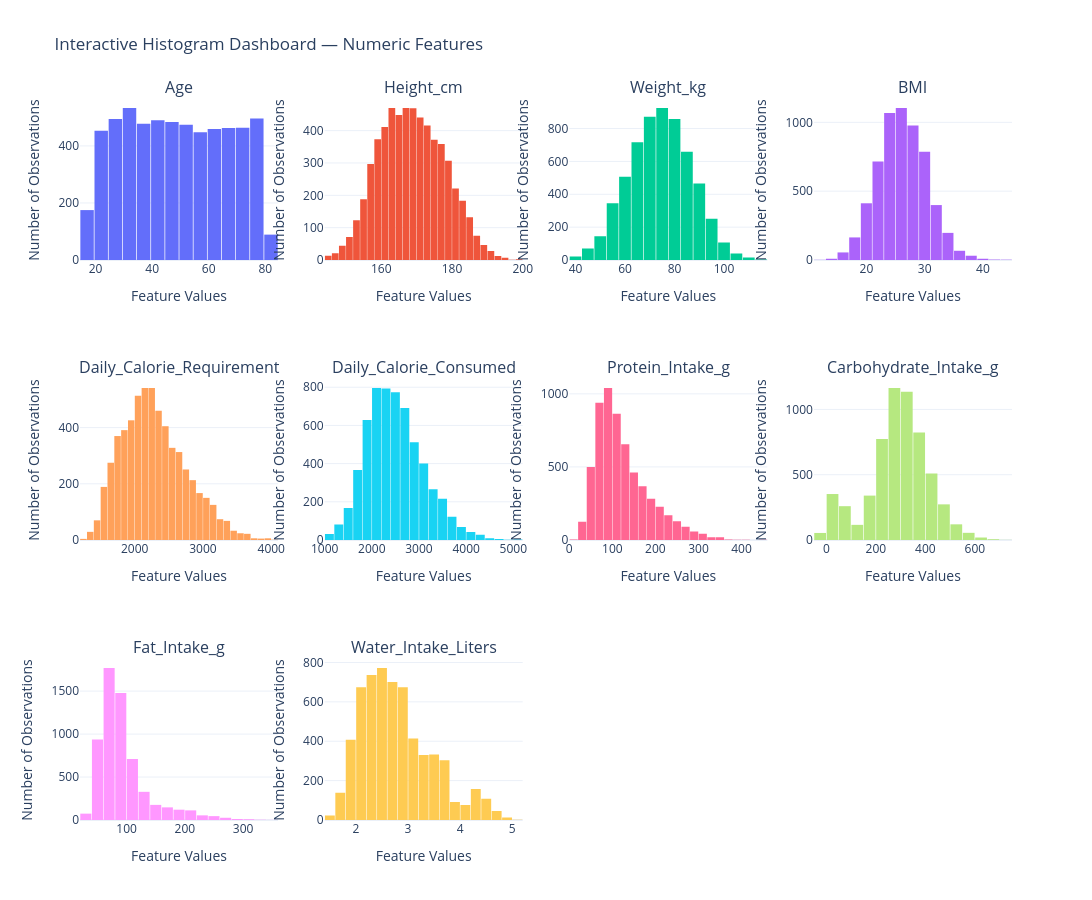

The code cell stored with this chart in its notebook:
### Markdown cell above
#### Histograms

### Code cell
# Select numeric columns
numeric_columns = df.select_dtypes(
    include=np.number
).columns

# Dashboard layout
n_cols = 4
n_rows = math.ceil(len(numeric_columns) / n_cols)

# Create subplot figure
fig = make_subplots(
    rows=n_rows,
    cols=n_cols,
    subplot_titles=numeric_columns
)

# Add histograms
for i, col in enumerate(numeric_columns):
    row = (i // n_cols) + 1
    col_pos = (i % n_cols) + 1

    fig.add_trace(
        go.Histogram(
            x=df[col],
            name=col,
            nbinsx=30
        ),
        row=row,
        col=col_pos
    )

# Update layout
fig.update_layout(
    title="Interactive Histogram Dashboard — Numeric Features",
    height=300 * n_rows,
    width=1400,
    showlegend=False,
    template="plotly_white",
    bargap=0.05
)

# Descriptive axis labels
fig.update_xaxes(title_text="Feature Values")
fig.update_yaxes(title_text="Number of Observations")

# Show dashboard
fig.show()

### Figure 1 — Plotly figure (JSON) as saved in the notebook; plotly's stock layout.template omitted (floating-point values rounded to 4 significant figures; data arrays with more than 128 entries replaced by an {"elided": "..."} marker saying what was removed)
{"data": [{"name": "Age", "nbinsx": 30, "type": "histogram", "x": {"elided": "6000 int values"}, "xaxis": "x", "yaxis": "y"}, {"name": "Height_cm", "nbinsx": 30, "type": "histogram", "x": {"elided": "6000 float values"}, "xaxis": "x2", "yaxis": "y2"}, {"name": "Weight_kg", "nbinsx": 30, "type": "histogram", "x": {"elided": "6000 float values"}, "xaxis": "x3", "yaxis": "y3"}, {"name": "BMI", "nbinsx": 30, "type": "histogram", "x": {"elided": "6000 float values"}, "xaxis": "x4", "yaxis": "y4"}, {"name": "Daily_Calorie_Requirement", "nbinsx": 30, "type": "histogram", "x": {"elided": "6000 int values"}, "xaxis": "x5", "yaxis": "y5"}, {"name": "Daily_Calorie_Consumed", "nbinsx": 30, "type": "histogram", "x": {"elided": "6000 int values"}, "xaxis": "x6", "yaxis": "y6"}, {"name": "Protein_Intake_g", "nbinsx": 30, "type": "histogram", "x": {"elided": "6000 float values"}, "xaxis": "x7", "yaxis": "y7"}, {"name": "Carbohydrate_Intake_g", "nbinsx": 30, "type": "histogram", "x": {"elided": "6000 float values"}, "xaxis": "x8", "yaxis": "y8"}, {"name": "Fat_Intake_g", "nbinsx": 30, "type": "histogram", "x": {"elided": "6000 float values"}, "xaxis": "x9", "yaxis": "y9"}, {"name": "Water_Intake_Liters", "nbinsx": 30, "type": "histogram", "x": {"elided": "6000 float values"}, "xaxis": "x10", "yaxis": "y10"}], "layout": {"annotations": [{"font": {"size": 16}, "showarrow": false, "text": "Age", "x": 0.1062, "xanchor": "center", "xref": "paper", "y": 1, "yanchor": "bottom", "yref": "paper"}, {"font": {"size": 16}, "showarrow": false, "text": "Height_cm", "x": 0.3688, "xanchor": "center", "xref": "paper", "y": 1, "yanchor": "bottom", "yref": "paper"}, {"font": {"size": 16}, "showarrow": false, "text": "Weight_kg", "x": 0.6313, "xanchor": "center", "xref": "paper", "y": 1, "yanchor": "bottom", "yref": "paper"}, {"font": {"size": 16}, "showarrow": false, "text": "BMI", "x": 0.8938, "xanchor": "center", "xref": "paper", "y": 1, "yanchor": "bottom", "yref": "paper"}, {"font": {"size": 16}, "showarrow": false, "text": "Daily_Calorie_Requirement", "x": 0.1062, "xanchor": "center", "xref": "paper", "y": 0.6111, "yanchor": "bottom", "yref": "paper"}, {"font": {"size": 16}, "showarrow": false, "text": "Daily_Calorie_Consumed", "x": 0.3688, "xanchor": "center", "xref": "paper", "y": 0.6111, "yanchor": "bottom", "yref": "paper"}, {"font": {"size": 16}, "showarrow": false, "text": "Protein_Intake_g", "x": 0.6313, "xanchor": "center", "xref": "paper", "y": 0.6111, "yanchor": "bottom", "yref": "paper"}, {"font": {"size": 16}, "showarrow": false, "text": "Carbohydrate_Intake_g", "x": 0.8938, "xanchor": "center", "xref": "paper", "y": 0.6111, "yanchor": "bottom", "yref": "paper"}, {"font": {"size": 16}, "showarrow": false, "text": "Fat_Intake_g", "x": 0.1062, "xanchor": "center", "xref": "paper", "y": 0.2222, "yanchor": "bottom", "yref": "paper"}, {"font": {"size": 16}, "showarrow": false, "text": "Water_Intake_Liters", "x": 0.3688, "xanchor": "center", "xref": "paper", "y": 0.2222, "yanchor": "bottom", "yref": "paper"}], "bargap": 0.05, "height": 900, "showlegend": false, "title": {"text": "Interactive Histogram Dashboard — Numeric Features"}, "width": 1400, "xaxis": {"anchor": "y", "domain": [0, 0.2125], "title": {"text": "Feature Values"}}, "xaxis10": {"anchor": "y10", "domain": [0.2625, 0.475], "title": {"text": "Feature Values"}}, "xaxis11": {"anchor": "y11", "domain": [0.525, 0.7375], "title": {"text": "Feature Values"}}, "xaxis12": {"anchor": "y12", "domain": [0.7875, 1], "title": {"text": "Feature Values"}}, "xaxis2": {"anchor": "y2", "domain": [0.2625, 0.475], "title": {"text": "Feature Values"}}, "xaxis3": {"anchor": "y3", "domain": [0.525, 0.7375], "title": {"text": "Feature Values"}}, "xaxis4": {"anchor": "y4", "domain": [0.7875, 1], "title": {"text": "Feature Values"}}, "xaxis5": {"anchor": "y5", "domain": [0, 0.2125], "title": {"text": "Feature Values"}}, "xaxis6": {"anchor": "y6", "domain": [0.2625, 0.475], "title": {"text": "Feature Values"}}, "xaxis7": {"anchor": "y7", "domain": [0.525, 0.7375], "title": {"text": "Feature Values"}}, "xaxis8": {"anchor": "y8", "domain": [0.7875, 1], "title": {"text": "Feature Values"}}, "xaxis9": {"anchor": "y9", "domain": [0, 0.2125], "title": {"text": "Feature Values"}}, "yaxis": {"anchor": "x", "domain": [0.7778, 1], "title": {"text": "Number of Observations"}}, "yaxis10": {"anchor": "x10", "domain": [0, 0.2222], "title": {"text": "Number of Observations"}}, "yaxis11": {"anchor": "x11", "domain": [0, 0.2222], "title": {"text": "Number of Observations"}}, "yaxis12": {"anchor": "x12", "domain": [0, 0.2222], "title": {"text": "Number of Observations"}}, "yaxis2": {"anchor": "x2", "domain": [0.7778, 1], "title": {"text": "Number of Observations"}}, "yaxis3": {"anchor": "x3", "domain": [0.7778, 1], "title": {"text": "Number of Observations"}}, "yaxis4": {"anchor": "x4", "domain": [0.7778, 1], "title": {"text": "Number of Observations"}}, "yaxis5": {"anchor": "x5", "domain": [0.3889, 0.6111], "title": {"text": "Number of Observations"}}, "yaxis6": {"anchor": "x6", "domain": [0.3889, 0.6111], "title": {"text": "Number of Observations"}}, "yaxis7": {"anchor": "x7", "domain": [0.3889, 0.6111], "title": {"text": "Number of Observations"}}, "yaxis8": {"anchor": "x8", "domain": [0.3889, 0.6111], "title": {"text": "Number of Observations"}}, "yaxis9": {"anchor": "x9", "domain": [0, 0.2222], "title": {"text": "Number of Observations"}}}}
